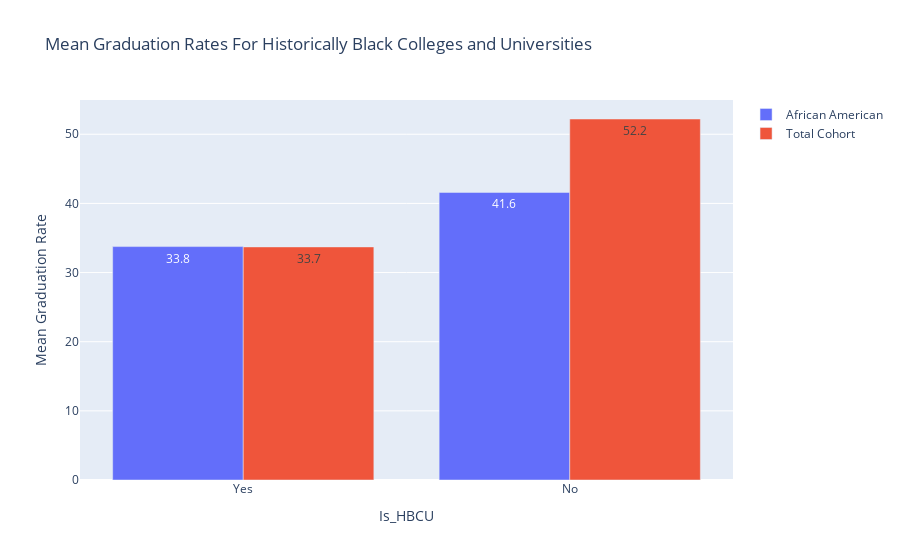

The cell this chart's notebook holds for it:
### Code cell
fig = go.Figure(
    data = [
        go.Bar(x=grad_rate_hbcu.index, y=grad_rate_hbcu[black], 
               text=np.round(grad_rate_hbcu[black], 1), name="African American"),
        go.Bar(x=grad_rate_hbcu.index, y=grad_rate_hbcu[total], 
               text=np.round(grad_rate_hbcu[total], 1), name="Total Cohort")
    ]
)

fig.update_layout(
    title="Mean Graduation Rates For Historically Black Colleges and Universities",
    xaxis={
        'title': "Is_HBCU"
    },
    yaxis={
        'title': 'Mean Graduation Rate'
    }
)
fig.show()

### Figure 1 — Plotly figure (JSON) as saved in the notebook; plotly's stock layout.template omitted (floating-point values rounded to 4 significant figures)
{"data": [{"name": "African American", "text": [33.8, 41.6], "type": "bar", "x": ["Yes", "No"], "y": [33.76, 41.59]}, {"name": "Total Cohort", "text": [33.7, 52.2], "type": "bar", "x": ["Yes", "No"], "y": [33.71, 52.21]}], "layout": {"title": {"text": "Mean Graduation Rates For Historically Black Colleges and Universities"}, "xaxis": {"title": {"text": "Is_HBCU"}}, "yaxis": {"title": {"text": "Mean Graduation Rate"}}}}
